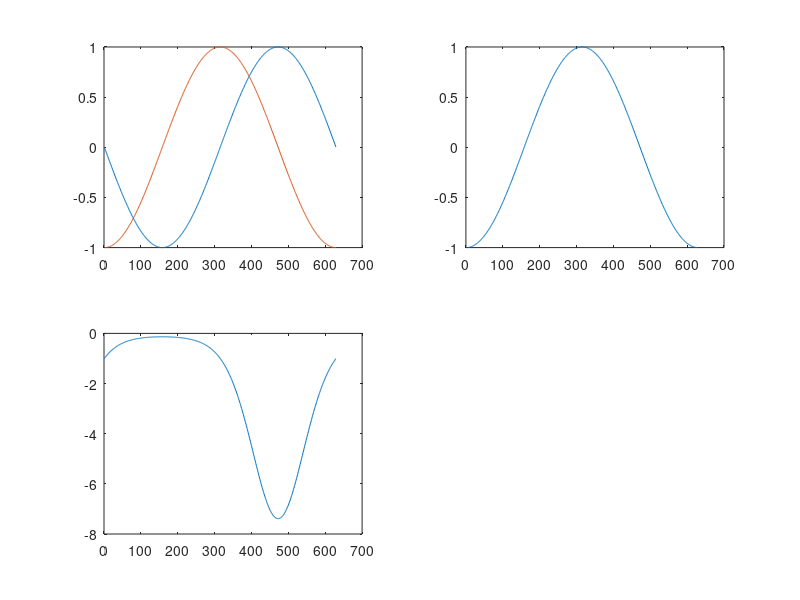

Reproduce this figure in MATLAB.
t = -pi:0.01:pi;

f = sin(t);
g = cos(t);
h = -exp(2*sin(t));
subplot(2,2,1);
plot (f);
hold on;
plot(g);
hold off;
subplot(2,2,2);
plot (g);

subplot (2,2,3);
plot (h);

